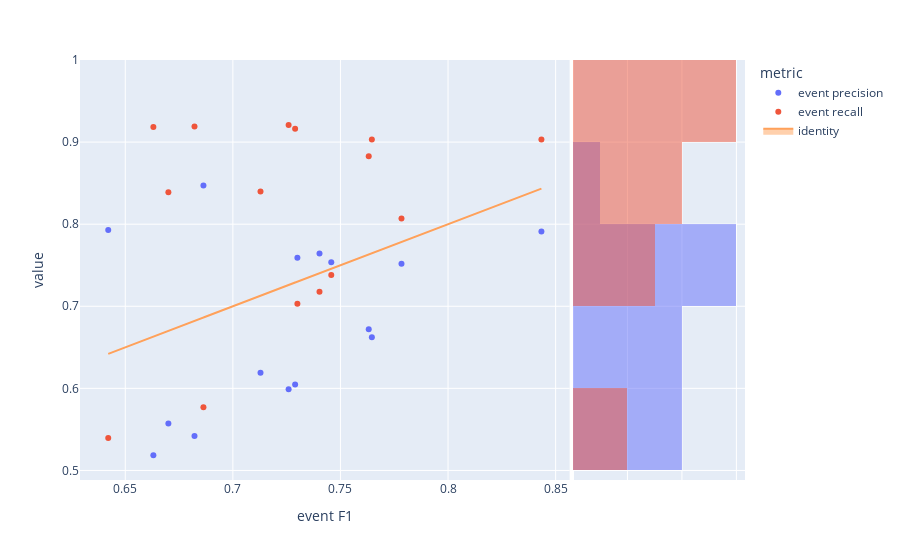

The notebook cell saved with this chart:
### Code cell
fig=px.scatter(visualTradeoff,x='event F1',y='value',color='metric', marginal_y="histogram")
fig.add_trace(
    go.Scatter(x=experimentModels['eventF1'], y=experimentModels['eventF1'], name="identity", mode='lines',fill="toself")
)
fig.show()

### Figure 1 — Plotly figure (JSON) as saved in the notebook; plotly's stock layout.template omitted (floating-point values rounded to 4 significant figures)
{"data": [{"hovertemplate": "metric=event precision<br>event F1=%{x}<br>value=%{y}<extra></extra>", "legendgroup": "event precision", "marker": {"color": "#636efa", "symbol": "circle"}, "mode": "markers", "name": "event precision", "orientation": "v", "showlegend": true, "type": "scatter", "x": [0.6863, 0.8434, 0.7403, 0.6822, 0.6421, 0.67, 0.73, 0.7784, 0.7646, 0.7128, 0.7259, 0.6631, 0.7457, 0.7631, 0.7289], "xaxis": "x", "y": [0.847, 0.791, 0.7643, 0.542, 0.7929, 0.5571, 0.759, 0.7517, 0.6623, 0.6189, 0.599, 0.5185, 0.7537, 0.6719, 0.6048], "yaxis": "y"}, {"alignmentgroup": "True", "bingroup": "y", "hovertemplate": "metric=event precision<br>value=%{y}<br>count=%{x}<extra></extra>", "legendgroup": "event precision", "marker": {"color": "#636efa"}, "name": "event precision", "offsetgroup": "event precision", "opacity": 0.5, "showlegend": false, "type": "histogram", "xaxis": "x2", "y": [0.847, 0.791, 0.7643, 0.542, 0.7929, 0.5571, 0.759, 0.7517, 0.6623, 0.6189, 0.599, 0.5185, 0.7537, 0.6719, 0.6048], "yaxis": "y2"}, {"hovertemplate": "metric=event recall<br>event F1=%{x}<br>value=%{y}<extra></extra>", "legendgroup": "event recall", "marker": {"color": "#EF553B", "symbol": "circle"}, "mode": "markers", "name": "event recall", "orientation": "v", "showlegend": true, "type": "scatter", "x": [0.6863, 0.8434, 0.7403, 0.6822, 0.6421, 0.67, 0.73, 0.7784, 0.7646, 0.7128, 0.7259, 0.6631, 0.7457, 0.7631, 0.7289], "xaxis": "x", "y": [0.5771, 0.9031, 0.7176, 0.9189, 0.5395, 0.8388, 0.7031, 0.8069, 0.9033, 0.84, 0.9207, 0.9183, 0.738, 0.8828, 0.9162], "yaxis": "y"}, {"alignmentgroup": "True", "bingroup": "y", "hovertemplate": "metric=event recall<br>value=%{y}<br>count=%{x}<extra></extra>", "legendgroup": "event recall", "marker": {"color": "#EF553B"}, "name": "event recall", "offsetgroup": "event recall", "opacity": 0.5, "showlegend": false, "type": "histogram", "xaxis": "x2", "y": [0.5771, 0.9031, 0.7176, 0.9189, 0.5395, 0.8388, 0.7031, 0.8069, 0.9033, 0.84, 0.9207, 0.9183, 0.738, 0.8828, 0.9162], "yaxis": "y2"}, {"fill": "toself", "mode": "lines", "name": "identity", "type": "scatter", "x": [0.6863, 0.8434, 0.7403, 0.6822, 0.6421, 0.67, 0.73, 0.7784, 0.7646, 0.7128, 0.7259, 0.6631, 0.7457, 0.7631, 0.7289], "y": [0.6863, 0.8434, 0.7403, 0.6822, 0.6421, 0.67, 0.73, 0.7784, 0.7646, 0.7128, 0.7259, 0.6631, 0.7457, 0.7631, 0.7289]}], "layout": {"barmode": "overlay", "legend": {"title": {"text": "metric"}, "tracegroupgap": 0}, "margin": {"t": 60}, "xaxis": {"anchor": "y", "domain": [0, 0.7363], "title": {"text": "event F1"}}, "xaxis2": {"anchor": "y2", "domain": [0.7413, 1], "matches": "x2", "showgrid": true, "showline": false, "showticklabels": false, "ticks": ""}, "yaxis": {"anchor": "x", "domain": [0, 1], "title": {"text": "value"}}, "yaxis2": {"anchor": "x2", "domain": [0, 1], "matches": "y", "showgrid": true, "showticklabels": false}}}
